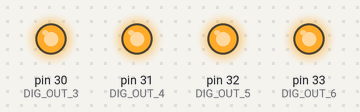
A sketch run on a simulated Arduino Mega 2560, built with avr-gcc and run on an emulated ATmega2560. Shown: output pins drawn as LEDs (lit = HIGH).

Above: at 0.5 s.
At 3.5 s:
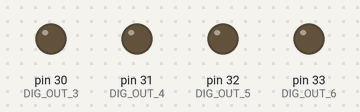
Timing chart, 0 to 4.6 s (numbered marks = the images above):
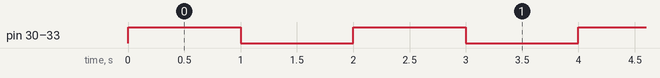

The sketch:

OutputDC.ino
```cpp
#define DIG_OUT_3 30
#define DIG_OUT_4 31
#define DIG_OUT_5 32
#define DIG_OUT_6 33

void setup() {

  DDRJ |= 1 << DDJ3; //DIG_OUT_1
  DDRJ |= 1 << DDJ2; //DIG_OUT_2

  pinMode(DIG_OUT_3, OUTPUT);
  pinMode(DIG_OUT_4, OUTPUT);
  pinMode(DIG_OUT_5, OUTPUT);
  pinMode(DIG_OUT_6, OUTPUT);


}

void loop() {

  PORTJ |= 1 << PORTJ3; //DIG_OUT_1 HIGH
  PORTJ |= 1 << PORTJ2; //DIG_OUT_2 HIGH

  digitalWrite(DIG_OUT_3, HIGH);
  digitalWrite(DIG_OUT_4, HIGH);
  digitalWrite(DIG_OUT_5, HIGH);
  digitalWrite(DIG_OUT_6, HIGH);

  delay(1000);                       // wait for a second

  PORTJ &= ~(1 << PORTJ3); //DIG_OUT_1 LOW
  PORTJ &= ~(1 << PORTJ2); //DIG_OUT_1 HIGH

  digitalWrite(DIG_OUT_3, LOW);
  digitalWrite(DIG_OUT_4, LOW);
  digitalWrite(DIG_OUT_5, LOW);
  digitalWrite(DIG_OUT_6, LOW);
  delay(1000);                       // wait for a second
}
```

Measured:
- by itself, pin 30 (DIG_OUT_3), pin 31 (DIG_OUT_4), pin 32 (DIG_OUT_5), pin 33 (DIG_OUT_6): alternates HIGH for 1.0 s and LOW for 1.0 s
